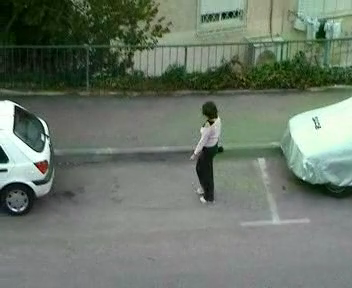
#> input picture frame 47 of woman.mp4, 352 x 288 px, given in place of sample8.mpg, which was not available
$ python edgedetection.py   (older library calls are emulated)
#> lines starting #> are read from the running program, lines starting #| are printed output that depends on the picture; after the words box and inside, x2 and y2 are one past the last pixel; in counts of white or black regions, pixels touching at a corner belong together; pictures that were not available may be replaced by others from this repository, and a replacement may not be noted
import cv2
import numpy as np

cap = cv2.VideoCapture('sample8.mpg')

while(1):

    # Take each frame
    _, frame = cap.read()
#> frame is the input picture: shape (288, 352, 3); mean B, G, R 105.3, 118.1, 106.6
    hsv = cv2.cvtColor(frame, cv2.COLOR_BGR2HSV)
#> hsv: shape (288, 352, 3); mean H, S, V 61.7, 49.7, 118.2

    lower_red = np.array([30,150,50])
    upper_red = np.array([255,255,180])

    mask = cv2.inRange(hsv, lower_red, upper_red)
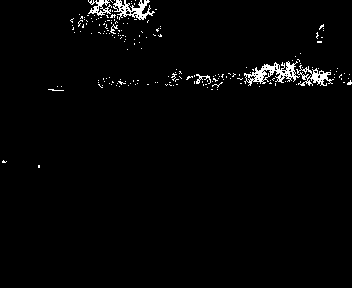
#> mask: shape (288, 352); 2% white in thin lines or dots, all inside (x1, y1, x2, y2) = (2, 0, 352, 168)
    res = cv2.bitwise_and(frame,frame, mask= mask)
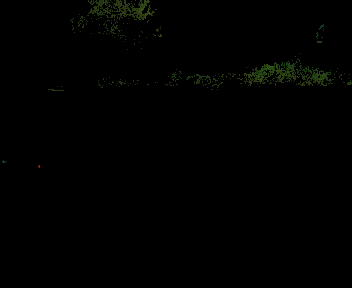
#> res: shape (288, 352, 3); mean B, G, R 0.4, 1.2, 0.8

    laplacian = cv2.Laplacian(frame,cv2.CV_64F)
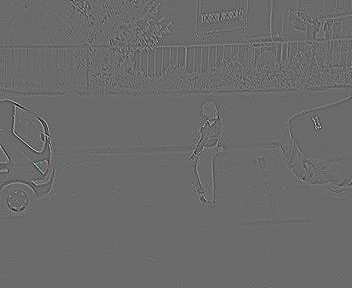
#> laplacian: shape (288, 352, 3) float64; mean B, G, R 0, 0, 0; drawn with min black and max white
    sobelx = cv2.Sobel(frame,cv2.CV_64F,1,0,ksize=5)
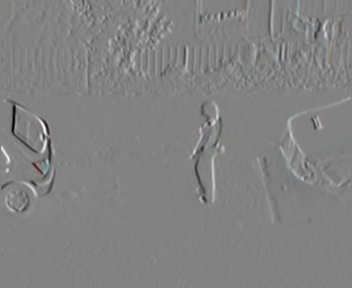
#> sobelx: shape (288, 352, 3) float64; mean B, G, R 15.8, 18.4, 16.1; drawn with min black and max white
    sobely = cv2.Sobel(frame,cv2.CV_64F,0,1,ksize=5)
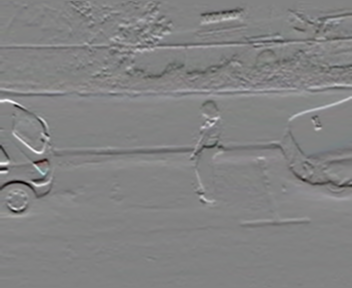
#> sobely: shape (288, 352, 3) float64; mean B, G, R 15.7, 3.6, 9.5; drawn with min black and max white
    canny = cv2.Canny(frame,100,200)
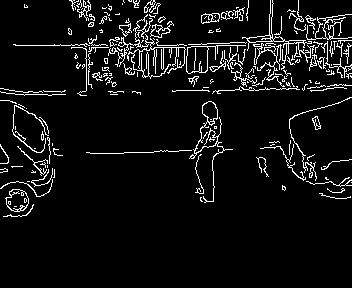
#> canny: shape (288, 352); 6.7% white in thin lines or dots, all inside (x1, y1, x2, y2) = (0, 0, 352, 217)

    cv2.imshow('Original',frame)
    # [4 lines of commented-out code are left out]
    cv2.imshow('sobely',canny)


    k = cv2.waitKey(5) & 0xFF
#> (key Esc is pressed here)
    if k == 27:
        break

cv2.destroyAllWindows()
cap.release()

$ run again, starting later in the video
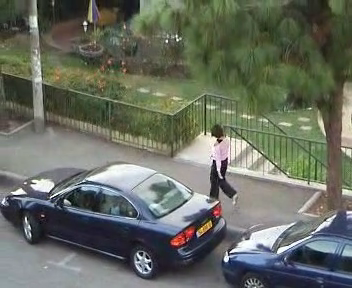
#> input picture frame 215 of woman.mp4, 352 x 288 px, given in place of sample8.mpg, which was not available
#> frame is the input picture: shape (288, 352, 3); mean B, G, R 97, 108.4, 103.5
#> hsv: shape (288, 352, 3); mean H, S, V 61, 59, 113.8
#> `mask = cv2.inRange(hsv, lower_red, upper_red)`:
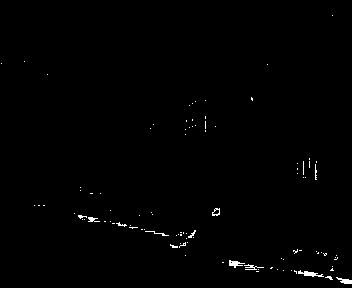
#> mask: shape (288, 352); 0.66% white in thin lines or dots
#> `canny = cv2.Canny(frame,100,200)`:
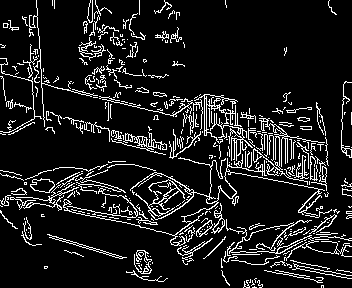
#> canny: shape (288, 352); 11.1% white in thin lines or dots

$ run again, starting later in the video
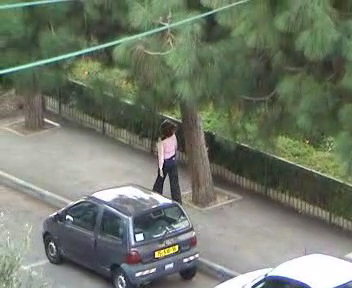
#> input picture frame 383 of woman.mp4, 352 x 288 px, given in place of sample8.mpg, which was not available
#> frame is the input picture: shape (288, 352, 3); mean B, G, R 107.2, 121.8, 114.1
#> hsv: shape (288, 352, 3); mean H, S, V 53.1, 47.4, 124.7
#> `mask = cv2.inRange(hsv, lower_red, upper_red)`:
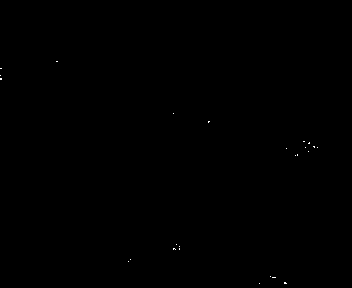
#> mask: shape (288, 352); 0.05% white in thin lines or dots, all inside (x1, y1, x2, y2) = (0, 61, 318, 284)
#> `canny = cv2.Canny(frame,100,200)`:
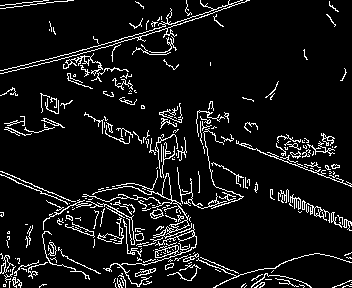
#> canny: shape (288, 352); 8.2% white in thin lines or dots
